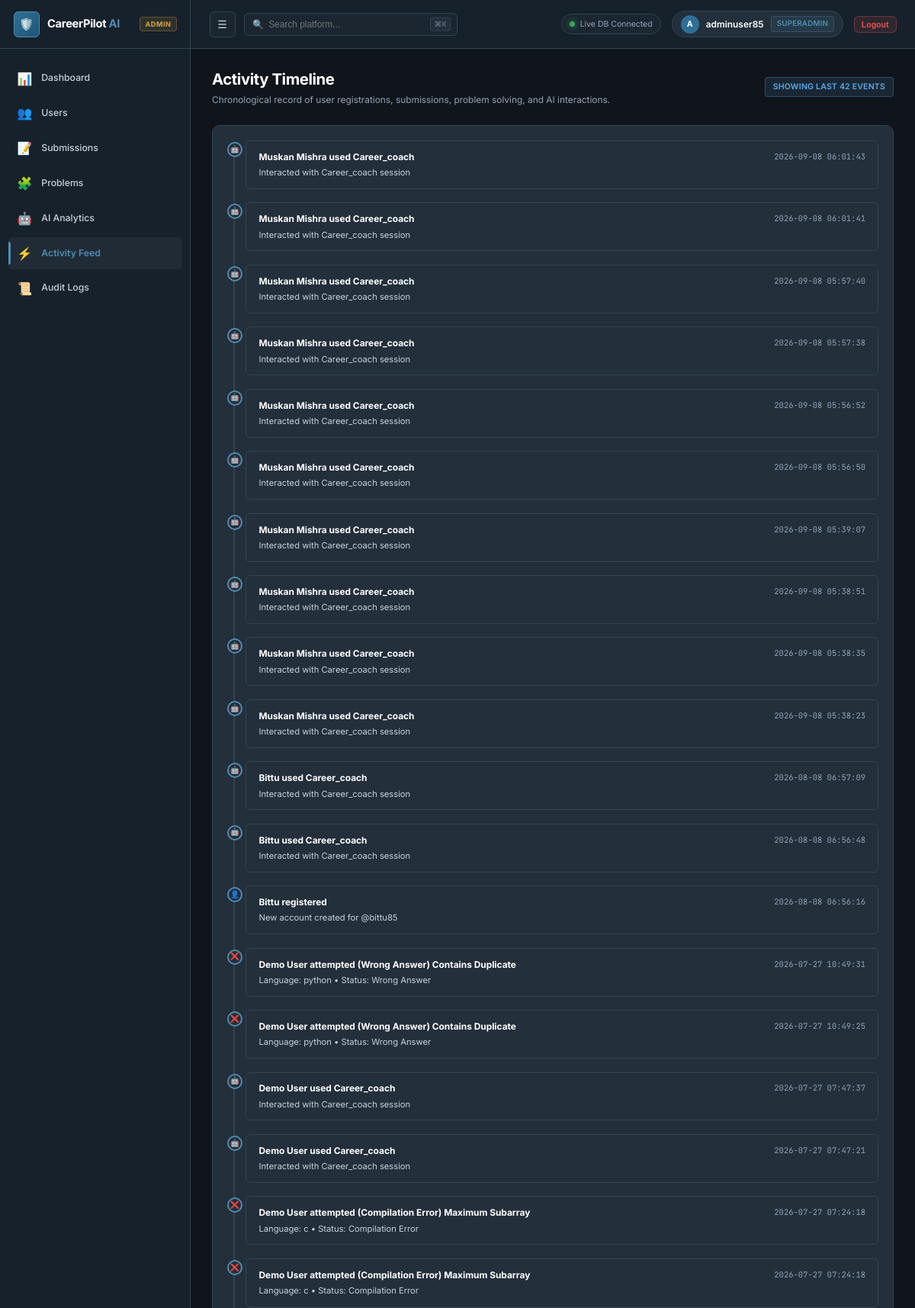
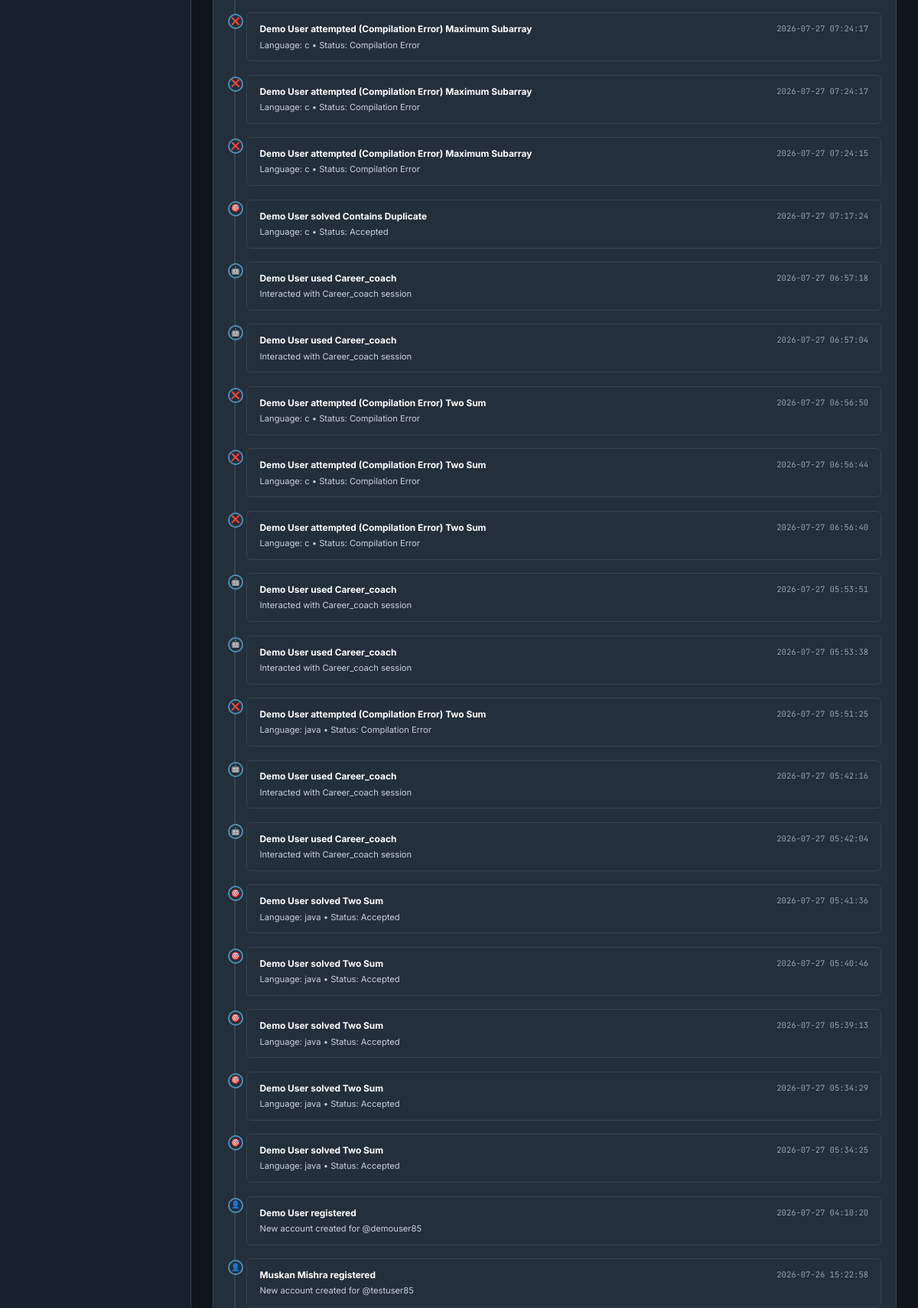
The app's page /admin/activity (signed in, upper part) with its own data (2 pictures, top to bottom).
### tables this page shows
CREATE TABLE chat_history (
    id INTEGER PRIMARY KEY AUTOINCREMENT,
    user_id INTEGER NOT NULL,
    session_id TEXT NOT NULL,
    role TEXT NOT NULL CHECK(role IN ('user', 'assistant', 'system')),
    message TEXT NOT NULL,
    module TEXT DEFAULT 'career_coach',
    metadata TEXT DEFAULT '{}',
    created_at TIMESTAMP DEFAULT CURRENT_TIMESTAMP,
    FOREIGN KEY (user_id) REFERENCES users(id) ON DELETE CASCADE
);

CREATE TABLE users (
    id INTEGER PRIMARY KEY AUTOINCREMENT,
    username TEXT NOT NULL UNIQUE,
    email TEXT NOT NULL UNIQUE,
    password_hash TEXT NOT NULL,
    full_name TEXT DEFAULT '',
    avatar_url TEXT DEFAULT '/static/images/default-avatar.png',
    bio TEXT DEFAULT '',
    phone TEXT DEFAULT '',
    location TEXT DEFAULT '',
    linkedin_url TEXT DEFAULT '',
    github_url TEXT DEFAULT '',
    portfolio_url TEXT DEFAULT '',
    role TEXT DEFAULT 'user' CHECK(role IN ('user', 'admin')),
    is_active INTEGER DEFAULT 1,
    last_login TIMESTAMP,
    created_at TIMESTAMP DEFAULT CURRENT_TIMESTAMP,
    updated_at TIMESTAMP DEFAULT CURRENT_TIMESTAMP
);

CREATE TABLE problem_submissions (
                id INTEGER PRIMARY KEY AUTOINCREMENT,
                user_id INTEGER NOT NULL,
                problem_id INTEGER NOT NULL,
                code TEXT NOT NULL,
                language TEXT NOT NULL,
                status TEXT NOT NULL, -- Accepted, Wrong Answer, Time Limit, Runtime Error, etc
                execution_time INTEGER DEFAULT 0, -- in ms
                memory INTEGER DEFAULT 0, -- in KB
                coding_metrics TEXT,      -- JSON of typing speed, keypresses, deletes, reading time
                created_at TEXT DEFAULT CURRENT_TIMESTAMP,
                FOREIGN KEY (problem_id) REFERENCES problems(id) ON DELETE CASCADE
            );

### backend/routes/admin.py (the view)
@admin_bp.route('/activity')
@admin_required
def activity():
    events = AdminAnalyticsService.get_activity_timeline(limit=60)
    return render_template('admin/activity.html', events=events)

### backend/database/db.py (called while the page is built)
def get_db_path() -> str:
    base_dir = os.path.dirname(os.path.dirname(os.path.dirname(os.path.abspath(__file__))))
    return os.path.join(base_dir, DATABASE_PATH)

def get_connection(db_path: Optional[str] = None) -> sqlite3.Connection:
    path = db_path or get_db_path()
    conn = sqlite3.connect(path)
    conn.row_factory = sqlite3.Row
    conn.execute("PRAGMA foreign_keys = ON")
    conn.execute("PRAGMA journal_mode = WAL")
    return conn

@contextmanager
def get_db(db_path: Optional[str] = None):
    conn = get_connection(db_path)
    try:
        yield conn
        conn.commit()
    except Exception:
        conn.rollback()
        raise
    finally:
        conn.close()

def execute_query(query: str, params: tuple = (), db_path: Optional[str] = None) -> list[dict]:
    from backend.utils.logger import db_logger
    import time
    start = time.time()
    with get_db(db_path) as db:
        cursor = db.execute(query, params)
        rows = cursor.fetchall()
        duration = int((time.time() - start) * 1000)
        table = query.split('FROM')[1].split('WHERE')[0].strip() if 'FROM' in query else 'unknown'
        log_msg = f"\n[DB]\nSELECT\n{table}\nRows:{len(rows)}\n{duration} ms"
        db_logger.info(log_msg)
        return [dict(row) for row in rows]

### backend/routes/admin.py (called while the page is built, shortened)
def admin_required(f):
    @functools.wraps(f)
    def decorated_function(*args, **kwargs):
        return f(*args, **kwargs)
    return decorated_function

### backend/utils/logger.py (called while the page is built)
def setup_logger(name: str, log_file: str, level=logging.INFO) -> logging.Logger:
    log_dir = os.path.dirname(log_file)
    if not os.path.exists(log_dir):
        os.makedirs(log_dir, exist_ok=True)
    formatter = logging.Formatter('%(asctime)s - %(name)s - %(levelname)s - %(message)s')
    handler = RotatingFileHandler(log_file, maxBytes=5*1024*1024, backupCount=3)
    handler.setFormatter(formatter)
    logger = logging.getLogger(name)
    logger.setLevel(level)
    class PlainConsoleHandler(logging.StreamHandler):
        def emit(self, record):
            try:
                msg = self.format(record)
                print(record.getMessage())
            except Exception:
                self.handleError(record)
    console_handler = PlainConsoleHandler()
    if not logger.handlers:
        logger.addHandler(handler)
        logger.addHandler(console_handler)
    return logger

### templates/admin/activity.html (shortened to what this page needs)
{% extends "admin/layout.html" %}
{% block content %}
<div class="admin-header">
    <div>
        <h1 class="admin-title">Activity Timeline</h1>
        <p class="admin-subtitle">Chronological record of user registrations, submissions, problem solving, and AI interactions.</p>
    </div>
    <div>
        <span class="adm-badge adm-badge-info" style="padding: 4px 10px; font-size: 0.75rem;">
            Showing Last {{ events|length }} Events
        </span>
    </div>
</div>
<div class="adm-card">
    {% if events %}
        <div class="adm-timeline">
            {% for act in events %}
                <div class="adm-timeline-item">
                    <div class="adm-timeline-dot">{{ act.icon }}</div>
                    <div class="adm-timeline-card">
                        <div style="display: flex; justify-content: space-between; align-items: center; margin-bottom: 0.25rem; flex-wrap: wrap; gap: 0.5rem;">
                            <strong style="color: var(--text-primary); font-size: 0.85rem;">{{ act.title }}</strong>
                            <span style="font-size: 0.75rem; color: var(--text-tertiary); font-family: 'JetBrains Mono', monospace;">{{ act.timestamp }}</span>
                        </div>
                        <p style="font-size: 0.8rem; color: var(--text-secondary); margin: 0;">{{ act.detail }}</p>
                    </div>
                </div>
            {% endfor %}
        </div>
    {% else %}
        <p style="text-align: center; padding: 2.5rem; color: var(--text-muted); font-size: 0.85rem;">
            No activity events recorded yet.
        </p>
    {% endif %}
</div>
{% endblock %}

### static/css/admin.css (style rules this page uses)
:root { --primary: #2E6F95; --primary-light: #4F8DB1; --primary-dark: #1E5678; --accent: #D9A441; --accent-light: #E8C66D; --accent-dark: #B98524; --bg-primary: #10151B; --bg-secondary: #17212B; --bg-tertiary: #202B36; --bg-card: #232F3B; --bg-card-hover: #2A3847; --bg-input: #1B2631; --text-primary: #FFFFFF; --text-secondary: #C8D2DC; --text-tertiary: #94A3B8; --text-muted: #718096; --border: #344452; --success: #3BA55C; --warning: #F4B942; --danger: #E25555; --info: #5DA9E9; --sidebar-width: 250px; --sidebar-collapsed-width: 72px; --navbar-height: 64px; --radius-sm: 6px; --radius-md: 10px; --radius-lg: 14px; --shadow-sm: 0 1px 3px rgba(0, 0, 0, 0.3); --shadow-md: 0 4px 16px rgba(0, 0, 0, 0.4); --shadow-lg: 0 12px 32px rgba(0, 0, 0, 0.5); --transition: all 0.2s cubic-bezier(0.16, 1, 0.3, 1); }
*, *::before, *::after { margin: 0; padding: 0; box-sizing: border-box; }
html { font-size: 14px; scroll-behavior: smooth; -webkit-text-size-adjust: 100%; }
body.admin-body { background-color: var(--bg-primary); color: var(--text-primary); font-family: 'Inter', -apple-system, BlinkMacSystemFont, 'Segoe UI', Roboto, sans-serif; line-height: 1.5; min-height: 100vh; overflow-x: hidden; -webkit-font-smoothing: antialiased; }
.admin-header { display: flex; align-items: center; justify-content: space-between; flex-wrap: wrap; gap: 1rem; margin-bottom: 1.75rem; }
.admin-title { font-size: 1.45rem; font-weight: 700; color: var(--text-primary); letter-spacing: -0.02em; }
.admin-subtitle { font-size: 0.85rem; color: var(--text-tertiary); margin-top: 0.2rem; }
.adm-card { background: var(--bg-card); border: 1px solid var(--border); border-radius: var(--radius-md); padding: 1.35rem; transition: var(--transition); }
.adm-badge { display: inline-flex; align-items: center; padding: 2px 7px; border-radius: 4px; font-size: 0.7rem; font-weight: 600; letter-spacing: 0.02em; text-transform: uppercase; }
.adm-badge-info { background: rgba(93, 169, 233, 0.12); color: var(--info); border: 1px solid rgba(93, 169, 233, 0.3); }
.adm-timeline { position: relative; padding-left: 1.75rem; }
.adm-timeline::before { content: ''; position: absolute; left: 8px; top: 6px; bottom: 6px; width: 2px; background: var(--border); }
.adm-timeline-item { position: relative; margin-bottom: 1.25rem; }
.adm-timeline-dot { position: absolute; left: -1.75rem; top: 2px; width: 20px; height: 20px; border-radius: 50%; background: var(--bg-card); border: 2px solid var(--primary-light); display: flex; align-items: center; justify-content: center; font-size: 0.7rem; }
.adm-timeline-card { background: var(--bg-card); border: 1px solid var(--border); border-radius: var(--radius-sm); padding: 0.85rem 1.15rem; }

### records on screen
chat_history: icon "🤖", title "Muskan Mishra used Career_coach", timestamp "2026-09-08 06:01:43", detail "Interacted with Career_coach session"
chat_history: icon "🤖", title "Muskan Mishra used Career_coach", timestamp "2026-09-08 06:01:41", detail "Interacted with Career_coach session"
chat_history: icon "🤖", title "Muskan Mishra used Career_coach", timestamp "2026-09-08 05:57:40", detail "Interacted with Career_coach session"
chat_history: icon "🤖", title "Muskan Mishra used Career_coach", timestamp "2026-09-08 05:57:38", detail "Interacted with Career_coach session"
chat_history: icon "🤖", title "Muskan Mishra used Career_coach", timestamp "2026-09-08 05:56:52", detail "Interacted with Career_coach session"
chat_history: icon "🤖", title "Muskan Mishra used Career_coach", timestamp "2026-09-08 05:56:50", detail "Interacted with Career_coach session"
chat_history: icon "🤖", title "Muskan Mishra used Career_coach", timestamp "2026-09-08 05:39:07", detail "Interacted with Career_coach session"
chat_history: icon "🤖", title "Muskan Mishra used Career_coach", timestamp "2026-09-08 05:38:51", detail "Interacted with Career_coach session"
chat_history: icon "🤖", title "Muskan Mishra used Career_coach", timestamp "2026-09-08 05:38:35", detail "Interacted with Career_coach session"
chat_history: icon "🤖", title "Muskan Mishra used Career_coach", timestamp "2026-09-08 05:38:23", detail "Interacted with Career_coach session"
chat_history: icon "🤖", title "Bittu used Career_coach", timestamp "2026-08-08 06:57:09", detail "Interacted with Career_coach session"
chat_history: icon "🤖", title "Bittu used Career_coach", timestamp "2026-08-08 06:56:48", detail "Interacted with Career_coach session"
users: icon "👤", title "Bittu registered", timestamp "2026-08-08 06:56:16", detail "New account created for @bittu85"
problem_submissions: icon "❌", title "Demo User attempted (Wrong Answer) Contains Duplicate", timestamp "2026-07-27 10:49:31", detail "Language: python • Status: Wrong Answer"
problem_submissions: icon "❌", title "Demo User attempted (Wrong Answer) Contains Duplicate", timestamp "2026-07-27 10:49:25", detail "Language: python • Status: Wrong Answer"
chat_history: icon "🤖", title "Demo User used Career_coach", timestamp "2026-07-27 07:47:37", detail "Interacted with Career_coach session"
chat_history: icon "🤖", title "Demo User used Career_coach", timestamp "2026-07-27 07:47:21", detail "Interacted with Career_coach session"
problem_submissions: icon "❌", title "Demo User attempted (Compilation Error) Maximum Subarray", timestamp "2026-07-27 07:24:18", detail "Language: c • Status: Compilation Error"
problem_submissions: icon "❌", title "Demo User attempted (Compilation Error) Maximum Subarray", timestamp "2026-07-27 07:24:18", detail "Language: c • Status: Compilation Error"
problem_submissions: icon "❌", title "Demo User attempted (Compilation Error) Maximum Subarray", timestamp "2026-07-27 07:24:17", detail "Language: c • Status: Compilation Error"
problem_submissions: icon "❌", title "Demo User attempted (Compilation Error) Maximum Subarray", timestamp "2026-07-27 07:24:17", detail "Language: c • Status: Compilation Error"
problem_submissions: icon "❌", title "Demo User attempted (Compilation Error) Maximum Subarray", timestamp "2026-07-27 07:24:15", detail "Language: c • Status: Compilation Error"
problem_submissions: icon "🎯", title "Demo User solved Contains Duplicate", timestamp "2026-07-27 07:17:24", detail "Language: c • Status: Accepted"
chat_history: icon "🤖", title "Demo User used Career_coach", timestamp "2026-07-27 06:57:18", detail "Interacted with Career_coach session"
chat_history: icon "🤖", title "Demo User used Career_coach", timestamp "2026-07-27 06:57:04", detail "Interacted with Career_coach session"
problem_submissions: icon "❌", title "Demo User attempted (Compilation Error) Two Sum", timestamp "2026-07-27 06:56:50", detail "Language: c • Status: Compilation Error"
problem_submissions: icon "❌", title "Demo User attempted (Compilation Error) Two Sum", timestamp "2026-07-27 06:56:44", detail "Language: c • Status: Compilation Error"
problem_submissions: icon "❌", title "Demo User attempted (Compilation Error) Two Sum", timestamp "2026-07-27 06:56:40", detail "Language: c • Status: Compilation Error"
chat_history: icon "🤖", title "Demo User used Career_coach", timestamp "2026-07-27 05:53:51", detail "Interacted with Career_coach session"
chat_history: icon "🤖", title "Demo User used Career_coach", timestamp "2026-07-27 05:53:38", detail "Interacted with Career_coach session"
problem_submissions: icon "❌", title "Demo User attempted (Compilation Error) Two Sum", timestamp "2026-07-27 05:51:25", detail "Language: java • Status: Compilation Error"
chat_history: icon "🤖", title "Demo User used Career_coach", timestamp "2026-07-27 05:42:16", detail "Interacted with Career_coach session"
chat_history: icon "🤖", title "Demo User used Career_coach", timestamp "2026-07-27 05:42:04", detail "Interacted with Career_coach session"
problem_submissions: icon "🎯", title "Demo User solved Two Sum", timestamp "2026-07-27 05:41:36", detail "Language: java • Status: Accepted"
problem_submissions: icon "🎯", title "Demo User solved Two Sum", timestamp "2026-07-27 05:40:46", detail "Language: java • Status: Accepted"
problem_submissions: icon "🎯", title "Demo User solved Two Sum", timestamp "2026-07-27 05:39:13", detail "Language: java • Status: Accepted"
problem_submissions: icon "🎯", title "Demo User solved Two Sum", timestamp "2026-07-27 05:34:29", detail "Language: java • Status: Accepted"
problem_submissions: icon "🎯", title "Demo User solved Two Sum", timestamp "2026-07-27 05:34:25", detail "Language: java • Status: Accepted"
users: icon "👤", title "Demo User registered", timestamp "2026-07-27 04:10:20", detail "New account created for @demouser85"
users: icon "👤", title "Muskan Mishra registered", timestamp "2026-07-26 15:22:58", detail "New account created for @testuser85"

### other values on screen
{{ (session.get('admin_username') or 'A')[:1]|upper }} "A"
{{ session.get('admin_username') or 'Administrator' }} "adminuser85"
{{ events|length }} "42"
